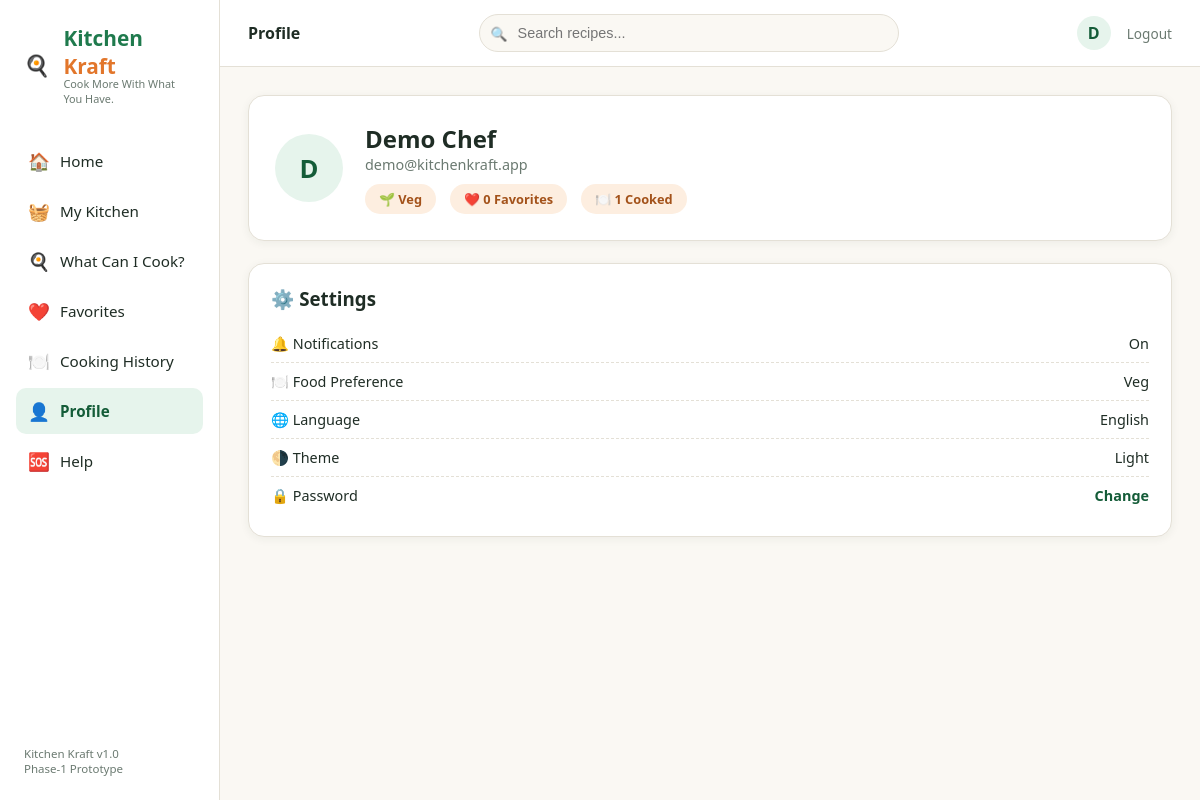
Screenshot of /profile (signed in) with the database file from the repository.
### tables this page shows
CREATE TABLE users (
    user_id       INTEGER PRIMARY KEY AUTOINCREMENT,
    name          TEXT NOT NULL,
    email         TEXT UNIQUE NOT NULL,
    password_hash TEXT NOT NULL,
    food_preference TEXT DEFAULT 'Veg'
);

### app.py (the view)
@app.route("/profile")
@login_required
def profile():
    db = get_db()
    fav_count = db.execute("SELECT COUNT(*) c FROM favorites WHERE user_id = ?", (session["user_id"],)).fetchone()["c"]
    history_count = db.execute("SELECT COUNT(*) c FROM cooking_history WHERE user_id = ?", (session["user_id"],)).fetchone()["c"]
    db.close()
    return render_template("profile.html", user=current_user(), fav_count=fav_count, history_count=history_count)

### app.py (called while the page is built)
def login_required(view):
    @wraps(view)
    def wrapped(*args, **kwargs):
        if "user_id" not in session:
            flash("Please log in to continue.", "error")
            return redirect(url_for("login"))
        return view(*args, **kwargs)
    return wrapped

@app.context_processor
def inject_helpers():
    def recipe_emoji(recipe):
        return CATEGORY_EMOJI.get(recipe["category"], "🍽️")
    return dict(recipe_emoji=recipe_emoji)

def current_user():
    if "user_id" not in session:
        return None
    db = get_db()
    user = db.execute("SELECT * FROM users WHERE user_id = ?", (session["user_id"],)).fetchone()
    db.close()
    return user

### database.py (called while the page is built)
def get_db():
    conn = sqlite3.connect(DB_PATH)
    conn.row_factory = sqlite3.Row
    conn.execute("PRAGMA foreign_keys = ON")
    return conn

### templates/profile.html (shortened to what this page needs)
{% extends "base.html" %}
{% block header_title %}Profile{% endblock %}
{% block content %}
<div class="profile-card">
  <div class="profile-avatar">{{ user['name'][0]|upper }}</div>
  <div>
    <h2>{{ user['name'] }}</h2>
    <p style="color:var(--text-light); font-size:0.9rem;">{{ user['email'] }}</p>
    <div class="stat-pill-row">
      <span class="stat-pill">{{ '🌱' if user['food_preference']=='Veg' else '🍗' }} {{ user['food_preference'] }}</span>
      <span class="stat-pill">❤️ {{ fav_count }} Favorites</span>
      <span class="stat-pill">🍽️ {{ history_count }} Cooked</span>
    </div>
  </div>
</div>
<div class="panel" style="margin-bottom:20px;">
  <h3 style="margin-bottom:14px;">⚙️ Settings</h3>
  <div class="ingredient-row"><span>🔔 Notifications</span><span>On</span></div>
  <div class="ingredient-row"><span>🍽️ Food Preference</span><span>{{ user['food_preference'] }}</span></div>
  <div class="ingredient-row"><span>🌐 Language</span><span>English</span></div>
  <div class="ingredient-row"><span>🌗 Theme</span><span>Light</span></div>
  <div class="ingredient-row"><span>🔒 Password</span><span><a href="#" style="color:var(--green-dark); font-weight:600;">Change</a></span></div>
</div>
{% endblock %}

### templates/base.html (shortened to what this page needs)
<!DOCTYPE html>
<html lang="en">
<head>
<link rel="stylesheet" href="{{ url_for('static', filename='css/style.css') }}">
</head>
<body>
<div class="app-shell">
  <aside class="sidebar">
    <div class="logo">🍳&nbsp;<span><span class="kitchen">Kitchen</span> <span class="kraft">Kraft</span><span class="logo-tag">Cook More With What You Have.</span></span></div>
    <a class="nav-link {{ 'active' if request.endpoint == 'home' }}" href="{{ url_for('home') }}"><span class="icon">🏠</span> Home</a>
    <a class="nav-link {{ 'active' if request.endpoint == 'my_kitchen' }}" href="{{ url_for('my_kitchen') }}"><span class="icon">🧺</span> My Kitchen</a>
    <a class="nav-link {{ 'active' if request.endpoint == 'what_can_i_cook' }}" href="{{ url_for('what_can_i_cook') }}"><span class="icon">🍳</span> What Can I Cook?</a>
    <a class="nav-link {{ 'active' if request.endpoint == 'favorites' }}" href="{{ url_for('favorites') }}"><span class="icon">❤️</span> Favorites</a>
    <a class="nav-link {{ 'active' if request.endpoint == 'history' }}" href="{{ url_for('history') }}"><span class="icon">🍽️</span> Cooking History</a>
    <a class="nav-link {{ 'active' if request.endpoint == 'profile' }}" href="{{ url_for('profile') }}"><span class="icon">👤</span> Profile</a>
    <a class="nav-link {{ 'active' if request.endpoint == 'help_page' }}" href="{{ url_for('help_page') }}"><span class="icon">🆘</span> Help</a>
    <div class="sidebar-footer">Kitchen Kraft v1.0<br>Phase‑1 Prototype</div>
  </aside>
  <div class="main">
    <header class="topbar">
      <strong>{% block header_title %}Kitchen Kraft{% endblock %}</strong>
      <div class="search-box"><input type="text" placeholder="Search recipes..."></div>
      <div class="topbar-user">
        {% if user %}
        <div class="avatar">{{ user['name'][0]|upper }}</div>
        <a class="logout-link" href="{{ url_for('logout') }}">Logout</a>
        {% endif %}
      </div>
    </header>
    <div class="content">
      {% block content %}{% endblock %}
    </div>
  </div>
</div>
</body>
</html>

### static/css/style.css (style rules this page uses)
:root { --green: #1f7a4d; --green-dark: #145c38; --green-light: #e6f4ec; --orange: #e2762b; --orange-light: #fdeee0; --cream: #faf8f3; --text: #1f2d25; --text-light: #6b7a71; --border: #e4e0d6; --white: #ffffff; --yellow-light: #fff6e0; --red: #d34141; --shadow: 0 2px 10px rgba(31, 45, 37, 0.06); --radius: 16px; }
* { box-sizing: border-box; margin: 0; padding: 0; }
body { font-family: "Segoe UI", Roboto, -apple-system, BlinkMacSystemFont, sans-serif; background: var(--cream); color: var(--text); min-height: 100vh; }
a { text-decoration: none; color: inherit; }
.app-shell { display: flex; min-height: 100vh; }
.sidebar { width: 220px; background: var(--white); border-right: 1px solid var(--border); padding: 24px 16px; display: flex; flex-direction: column; gap: 4px; flex-shrink: 0; }
.logo { display: flex; align-items: center; gap: 8px; font-size: 1.3rem; font-weight: 800; margin-bottom: 28px; padding: 0 8px; }
.logo .kitchen { color: var(--green); }
.logo .kraft { color: var(--orange); }
.logo-tag { font-size: 0.68rem; color: var(--text-light); font-weight: 400; display: block; margin-top: -4px; }
.nav-link { display: flex; align-items: center; gap: 10px; padding: 11px 12px; border-radius: 10px; color: var(--text); font-weight: 500; font-size: 0.95rem; }
.nav-link.active { background: var(--green-light); color: var(--green-dark); font-weight: 700; }
.nav-link .icon { font-size: 1.1rem; width: 22px; text-align: center; }
.sidebar-footer { margin-top: auto; padding: 14px 8px 0; font-size: 0.72rem; color: var(--text-light); }
.main { flex: 1; min-width: 0; display: flex; flex-direction: column; }
.topbar { display: flex; align-items: center; justify-content: space-between; background: var(--white); border-bottom: 1px solid var(--border); padding: 14px 28px; }
.search-box { flex: 1; max-width: 420px; margin: 0 20px; position: relative; }
.search-box input { width: 100%; padding: 10px 14px 10px 38px; border-radius: 999px; border: 1px solid var(--border); background: var(--cream); font-size: 0.9rem; }
.search-box::before { content: "🔍"; position: absolute; left: 12px; top: 50%; transform: translateY(-50%); font-size: 0.85rem; }
.topbar-user { display: flex; align-items: center; gap: 16px; }
.avatar { width: 34px; height: 34px; border-radius: 50%; background: var(--green-light); color: var(--green-dark); display: flex; align-items: center; justify-content: center; font-weight: 700; }
.logout-link { font-size: 0.85rem; color: var(--text-light); }
.content { padding: 28px; flex: 1; }
.panel { background: var(--white); border-radius: var(--radius); padding: 22px; border: 1px solid var(--border); box-shadow: var(--shadow); }
.ingredient-row { display: flex; align-items: center; justify-content: space-between; padding: 9px 0; border-bottom: 1px dashed var(--border); font-size: 0.9rem; }
.ingredient-row:last-child { border-bottom: none; }
.profile-card { display: flex; gap: 22px; align-items: center; background: var(--white); border-radius: var(--radius); padding: 26px; box-shadow: var(--shadow); border: 1px solid var(--border); margin-bottom: 22px; }
.profile-avatar { width: 68px; height: 68px; border-radius: 50%; background: var(--green-light); color: var(--green-dark); display: flex; align-items: center; justify-content: center; font-size: 1.6rem; font-weight: 800; }
.stat-pill-row { display: flex; gap: 14px; margin-top: 10px; }
.stat-pill { background: var(--orange-light); color: #a3521a; padding: 6px 14px; border-radius: 999px; font-size: 0.8rem; font-weight: 700; }

### rows the page displays
users: name "D", name "Demo Chef", email "demo@kitchenkraft.app", food_preference "🌱", food_preference "Veg"

### other values shown
{{ fav_count }} "0"
{{ history_count }} "1"
